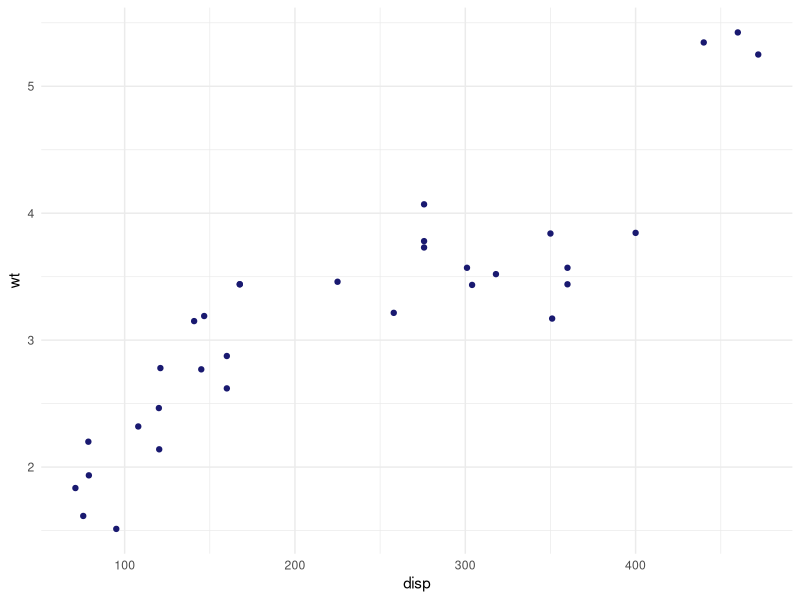

Recreate this plot in R.
## ---- chunk 1
library(tidyverse)

mtcars %>% 
  ggplot(aes(disp, wt)) + 
  geom_point(col='midnightblue') + theme_minimal() +
  geom_abline(intercept = 2, slope = 1.5)

